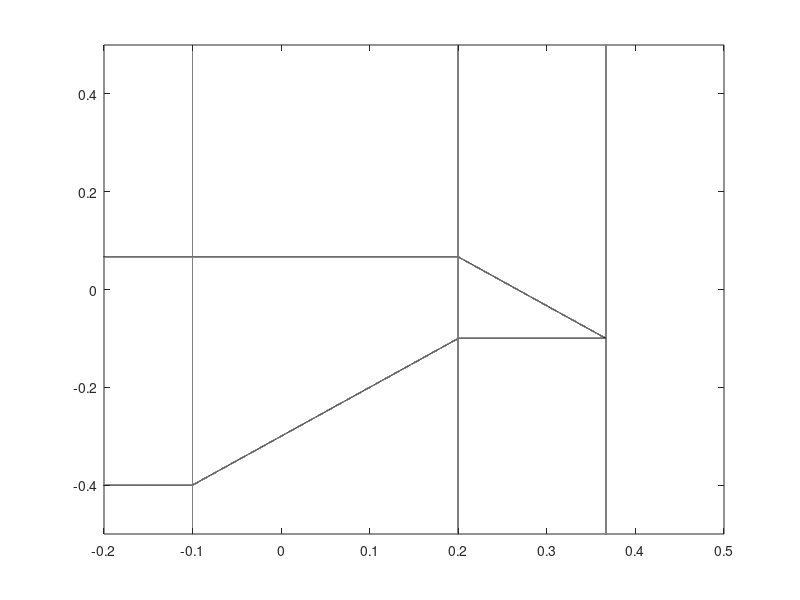

Reproduce this figure in MATLAB.
w0=-1:0.00001:1;
w1=w0;

gamma=0.1;
p=1/3;
hstar=15;

T0c=0.1;
T1c=0.1;

%% If T0b does not matter, set it to zero, this is what we get

w0_1(1,:)=-T0c*ones(size(w1));
w0_2(1,:)=(gamma*p*(1/gamma-1)-T0c)*ones(size(w1));
w0_3(1,:)=(gamma*p*(hstar-1)-T0c)*ones(size(w1));

w1_1(1,:)=-T1c+(gamma*p*(1-1/gamma))*(w0<=-T0c)+(gamma*p*(1-1/gamma)+T0c+w0).*(w0>-T0c).*(w0<=(gamma*p*(1/gamma-1)-T0c));
w1_1(1,w0>gamma*p*(hstar-1)-T0c)=nan;

w1_2(1,:)=(gamma*p*(hstar-1/gamma)-T1c)*(w0<=(gamma*p*(1/gamma-1)-T0c))+(gamma*p*(hstar-1)-T1c-T0c-w0).*(w0>(gamma*p*(1/gamma-1)-T0c));
w1_2(1,w0>gamma*p*(hstar-1)-T0c)=nan;
%w1_2(1,w0<=(gamma*p*(1/gamma-1)-T0c))=nan;

%w1_3(1,:)=(gamma*p*(hstar-1)-T1c-T0c-w0).*(w0>=-T0c);
w1_3(1,w0<-T0c)=nan;
w1_3(1,w0>gamma*p*(hstar-1)-T0c)=nan;
w1_3(1,:) = nan;


set(groot,'defaultLineLineWidth',1.0);
set(groot,'defaultAxesLineWidth',0.6);

plot(w0,w1_1,'k',w0,w1_2,'k',w0,w1_3,'k',w0_1,w1,'k',w0_2,w1,'k',w0_3,w1,'k')
%legend('w_{1,1}','w_{1,2}','w_{1,3}','w_{0,1}','w_{0,2}','w_{0,3}','Location','Northwest')
axis([-0.2 0.5 -0.5 0.5])
%close all;
